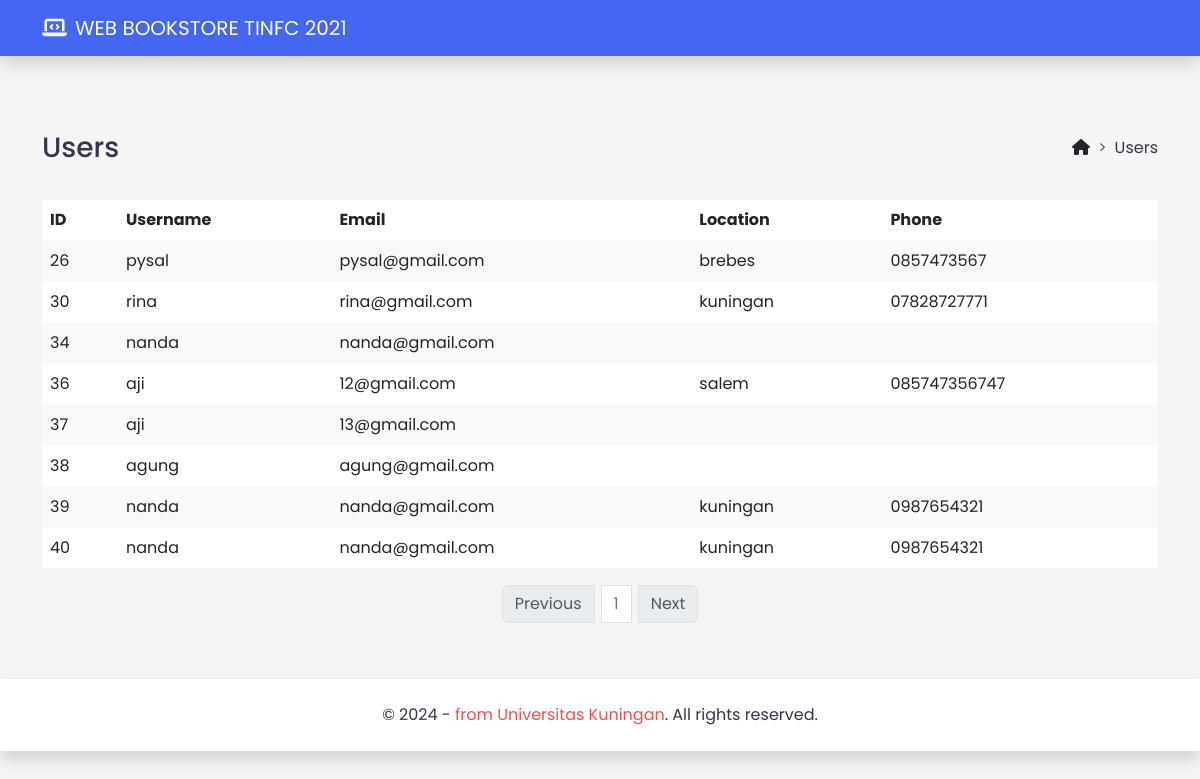
The page /tampil_users.php on the database as committed earlier.
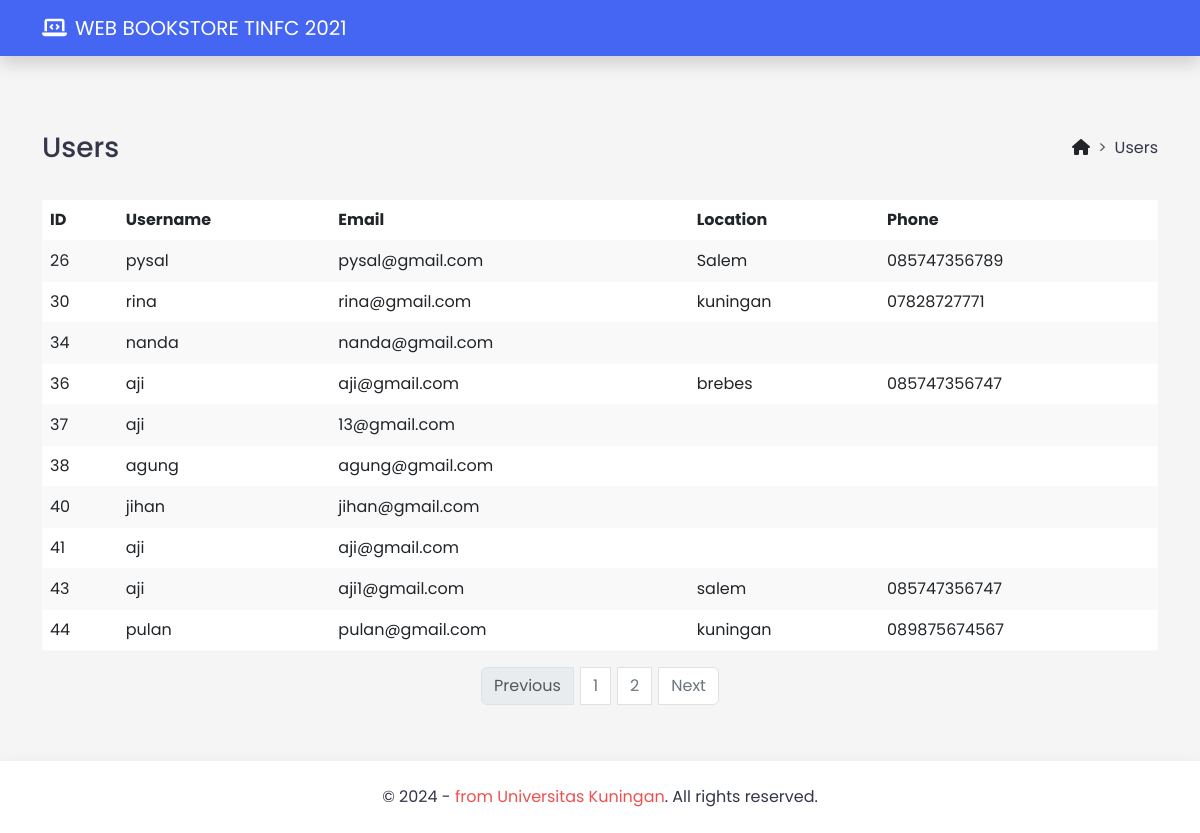
The same page on the database as committed later.
### tables this page shows
CREATE TABLE `users` (
  `id` int(11) NOT NULL,
  `username` varchar(255) NOT NULL,
  `email` varchar(255) NOT NULL,
  `password` varchar(255) NOT NULL,
  `location` varchar(225) NOT NULL,
  `phone` varchar(20) NOT NULL
);

### tampil_users.php (the view, shortened to what this page needs)
<?php
$servername = "localhost";
$username = "root";
$password = "";
$dbname = "db_bookstore";
$conn = new mysqli($servername, $username, $password, $dbname);
?>
<!DOCTYPE html>
<html lang="en">
<head>
    <link href="https://cdn.jsdelivr.net/npm/bootstrap@5.3.0-alpha1/dist/css/bootstrap.min.css" rel="stylesheet">
    <link rel="stylesheet" href="https://cdnjs.cloudflare.com/ajax/libs/font-awesome/6.2.1/css/all.min.css" />
    <link rel="stylesheet" href="https://cdn.jsdelivr.net/npm/flatpickr@4.6.9/dist/flatpickr.min.css">
    <link rel="stylesheet" href="assets/css/style.css">
</head>
<body class="d-flex flex-column h-100">
    <header>
        <nav class="navbar navbar-expand-lg fixed-top shadow">
            <div class="container">
                <span class="navbar-brand text-white">
                    <i class="fa-solid fa-laptop-code me-2"></i>
                    WEB BOOKSTORE TINFC 2021
                </span>
            </div>
        </nav>
    </header>
    <div class="content-wrapper">
        <div class="container">
            <div class="d-flex flex-column flex-lg-row mt-5 mb-4">
                <div class="flex-grow-1 d-flex align-items-center">
                    <h3>Users</h3>
                </div>
                <div class="ms-5 ms-lg-0 pt-lg-2">
                    <nav style="--bs-breadcrumb-divider: '>';" aria-label="breadcrumb">
                        <ol class="breadcrumb">
                            <li class="breadcrumb-item"><a href="menu.php" class="text-dark text-decoration-none"><i class="fa-solid fa-house"></i></a></li>
                            <li class="breadcrumb-item" aria-current="page">Users</li>
                        </ol>
                    </nav>
                </div>
            </div>
            <div class="table-container">
                <table class="table table-striped">
                    <thead>
                        <tr>
                            <th>ID</th>
                            <th>Username</th>
                            <th>Email</th>
                            <th>Location</th>
                            <th>Phone</th>
                        </tr>
                    </thead>
                    <tbody>
                        <?php
                        $batas = 10;
                        $halaman = isset($_GET['halaman']) ? (int)$_GET['halaman'] : 1;
                        $halaman_awal = ($halaman > 1) ? ($halaman * $batas) - $batas : 0;
                        $previous = $halaman - 1;
                        $next = $halaman + 1;
                        $data = $conn->query("SELECT * FROM users");
                        $jumlah_data = $data->num_rows;
                        $total_halaman = ceil($jumlah_data / $batas);
                        $query = $conn->query("SELECT * FROM users LIMIT $halaman_awal, $batas");
                        if ($query->num_rows > 0) {
                            while ($row = $query->fetch_assoc()) {
                                echo "<tr>
                                        <td>{$row['id']}</td>
                                        <td>{$row['username']}</td>
                                        <td>{$row['email']}</td>
                                        <td>{$row['location']}</td>
                                        <td>{$row['phone']}</td>
                                    </tr>";
                            }
                        } else {
                            echo "<tr><td colspan='5' class='text-center'>No users found.</td></tr>";
                        }
                        ?>
                    </tbody>
                </table>
            </div>
            <nav>
                <ul class="pagination justify-content-center">
                    <li class="page-item <?php if($halaman == 1) echo 'disabled'; ?>">
                        <a class="page-link" <?php if($halaman > 1) { echo "href='?halaman=$previous'"; } ?>>Previous</a>
                    </li>
                    <?php
                    for($x=1; $x<=$total_halaman; $x++) {
                        echo "<li class='page-item'><a class='page-link' href='?halaman=$x'>$x</a></li>";
                    }
                    ?>
                    <li class="page-item <?php if($halaman == $total_halaman) echo 'disabled'; ?>">
                        <a class="page-link" <?php if($halaman < $total_halaman) { echo "href='?halaman=$next'"; } ?>>Next</a>
                    </li>
                </ul>
            </nav>
        </div>
    </div>
    <div class="footer-wrapper">
        <footer class="footer mt-auto bg-white shadow py-4">
            <div class="container">
                <div class="copyright text-center mb-2 mb-md-0">
                    &copy; 2024 - <a href="Uniku" target="_blank" class="text-brand text-decoration-none">from Universitas Kuningan</a>. All rights reserved.
                </div>
            </div>
        </footer>
    </div>
</body>
</html>

### assets/css/style.css (style rules this page uses)
body { font-family: poppins, sans-serif; background: #f9fbfd; color: #34364a; }
.table { --bs-table-striped-bg: #f9f9f9; }
tbody, td, tfoot, th, thead, tr { border-color: #f9f9f9; border-style: solid; border-width: 0; }
.page-link { position: relative; display: block; color: #6c757d; text-decoration: none; background-color: #fff; border: 1px solid #dee2e6; transition: color 0.15s ease-in-out, background-color 0.15s ease-in-out, border-color 0.15s ease-in-out, box-shadow 0.15s ease-in-out; }
.page-item .page-link { margin: 0 7px; }
.footer .copyright a { color: #ee5050; text-decoration: none; }

### tampil_users.php (style rules this page uses)
body { font-family: 'Poppins', sans-serif; background-color: #f5f5f5; }
.navbar { background-color: #4466f2; }
.navbar-brand { display: flex; align-items: center; }
.navbar-brand i { margin-right: 10px; }
.content-wrapper { margin-top: 80px; }
.footer-wrapper { margin-top: 40px; }

Rows that differ between the two databases and show on the page:
removed users: id "39", username "nanda", email "nanda@gmail.com", location "kuningan", phone "0987654321"
changed users "pysal": location "brebes" → "Salem"; phone "0857473567" → "085747356789"
changed users id 36: email "12@gmail.com" → "aji@gmail.com"; location "salem" → "brebes"
changed users id 40: username "nanda" → "jihan"; email "nanda@gmail.com" → "jihan@gmail.com"; location "kuningan" → (not shown); phone "0987654321" → (not shown)
added users: id "41", username "aji", email "aji@gmail.com"
added users: id "43", username "aji", email "aji1@gmail.com", location "salem", phone "085747356747"
added users: id "44", username "pulan", email "pulan@gmail.com", location "kuningan", phone "089875674567"
Other text that changed with them:
new list line: "2"
